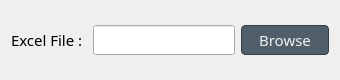
          <widget class="QFrame" name="Excel_Part">
           <property name="sizePolicy">
            <sizepolicy hsizetype="Preferred" vsizetype="Fixed">
             <horstretch>0</horstretch>
             <verstretch>0</verstretch>
            </sizepolicy>
           </property>
           <property name="minimumSize">
            <size>
             <width>0</width>
             <height>80</height>
            </size>
           </property>
           <property name="maximumSize">
            <size>
             <width>16777215</width>
             <height>80</height>
            </size>
           </property>
           <property name="styleSheet">
            <string notr="true">QPushButton {
  background-color: #505F69;
  border: 1px solid #32414B;
  color: #F0F0F0;
  border-radius: 4px;
  padding: 3px;
  outline: none;
  /* Issue #194 - Special case of QPushButton inside dialogs, for better UI */
  min-width: 80px;
}

QPushButton:disabled {
  background-color: #32414B;
  border: 1px solid #32414B;
  color: #787878;
  border-radius: 4px;
  padding: 3px;
}

QPushButton:checked {
  background-color: #32414B;
  border: 1px solid #32414B;
  border-radius: 4px;
  padding: 3px;
  outline: none;
}

QPushButton:checked:disabled {
  background-color: #19232D;
  border: 1px solid #32414B;
  color: #787878;
  border-radius: 4px;
  padding: 3px;
  outline: none;
}

QPushButton:checked:selected {
  background: #1464A0;
  color: #32414B;
}

QPushButton::menu-indicator {
  subcontrol-origin: padding;
  subcontrol-position: bottom right;
  bottom: 4px;
}

QPushButton:pressed {
  background-color: #19232D;
  border: 1px solid #19232D;
}

QPushButton:pressed:hover {
  border: 1px solid #148CD2;
}

QPushButton:hover {
border: 6px solid #ff5959;
  color: #F0F0F0;
}

QPushButton:selected {
  background: #1464A0;
  color: #32414B;
}

QPushButton:hover {
  border: 5px solid #148CD2;
  color: #F0F0F0;
}

QPushButton:focus {
  border: 1px solid #1464A0;
}</string>
           </property>
           <property name="frameShape">
            <enum>QFrame::NoFrame</enum>
           </property>
           <property name="frameShadow">
            <enum>QFrame::Raised</enum>
           </property>
           <layout class="QHBoxLayout" name="horizontalLayout_20">
            <item>
             <widget class="QLabel" name="label_27">
              <property name="font">
               <font>
                <family>Oswald</family>
                <pointsize>11</pointsize>
               </font>
              </property>
              <property name="text">
               <string>Excel File : </string>
              </property>
             </widget>
            </item>
            <item>
             <widget class="QLineEdit" name="lineEdit">
              <property name="font">
               <font>
                <family>Oswald</family>
                <pointsize>11</pointsize>
               </font>
              </property>
             </widget>
            </item>
            <item>
             <widget class="QPushButton" name="pushButton_7">
              <property name="font">
               <font>
                <family>Oswald</family>
                <pointsize>11</pointsize>
               </font>
              </property>
              <property name="text">
               <string>Browse</string>
              </property>
             </widget>
            </item>
           </layout>
          </widget>
